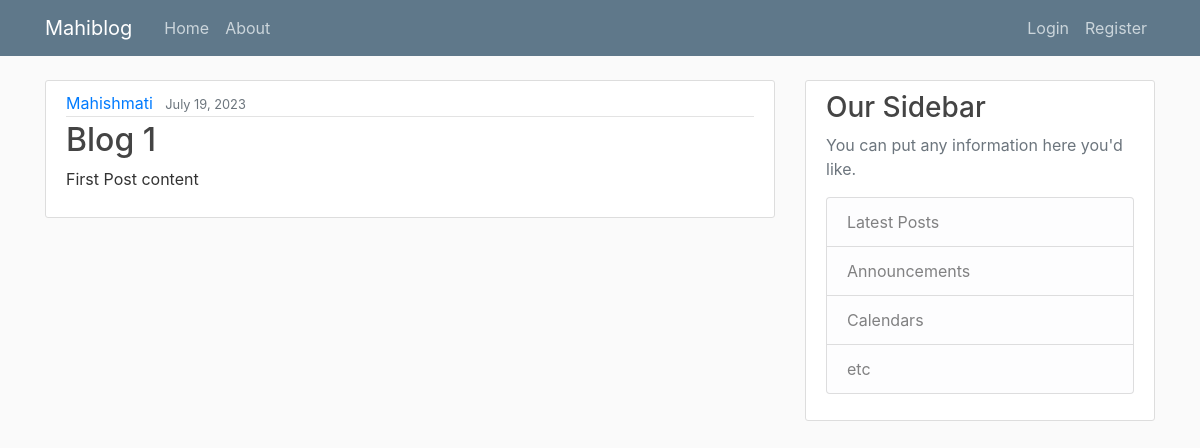
Page /Mahiblog/ on the earlier database version.
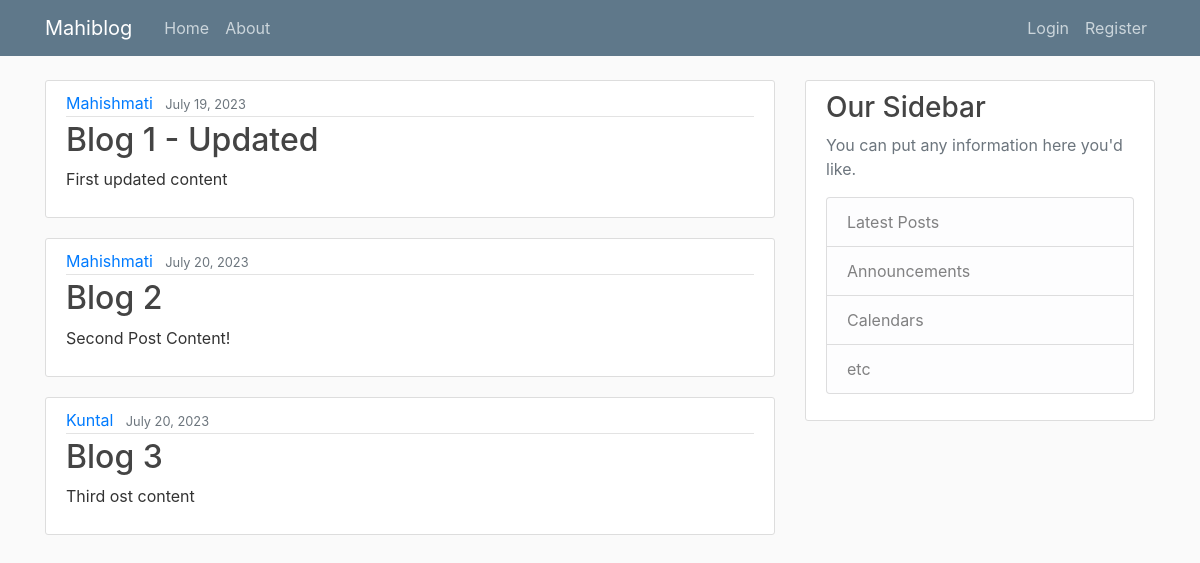
Same page on the later database version.
### Mahiblog/models.py (models this page shows, shortened)
class Post(models.Model):
    title = models.CharField(max_length = 100)
    content = models.TextField()
    date_posted = models.DateTimeField(default = timezone.now)
    author = models.ForeignKey(User, on_delete=models.CASCADE)

### Mahiblog/views.py (the view)
# urls.py: 2. Add a URL to urlpatterns:  path('', views.home, name='home')
def home(request):
    context = {
        'posts': Post.objects.all()
    }
    return render(request, 'Mahiblog/home.html', context)

### Mahiblog/templates/Mahiblog/home.html
{% extends 'Mahiblog/layout.html' %}
    {% block content %}
        {% for post in posts %}
            <article class="media content-section">
                <div class="media-body">
                <div class="article-metadata">
                    <a class="mr-2" href="#">{{ post.author }}</a>
                    <small class="text-muted">{{ post.date_posted|date:"F d, Y" }}</small>
                </div>
                <h2><a class="article-title" href="#">{{ post.title }}</a></h2>
                <p class="article-content">{{ post.content }}</p>
                </div>
            </article>
        {% endfor %}
    {% endblock content %}

### Mahiblog/templates/Mahiblog/layout.html (shortened to what this page needs)
{% load static %}
<!DOCTYPE html>
<html lang="en">
<head>
    <link rel="stylesheet" href="https://cdn.jsdelivr.net/npm/bootstrap@4.0.0/dist/css/bootstrap.min.css">
    <link rel = 'stylesheet' type = 'text/css' href = "{% static 'Mahiblog/main.css' %}">
</head>
<body>
    <header class="site-header">
        <nav class="navbar navbar-expand-md navbar-dark bg-steel fixed-top">
          <div class="container">
            <a class="navbar-brand mr-4" href="{% url 'Mahiblog_home' %}">Mahiblog</a>
            <div class="collapse navbar-collapse" id="navbarToggle">
              <div class="navbar-nav mr-auto">
                <a class="nav-item nav-link" href="{% url 'Mahiblog_home' %}">Home</a>
                <a class="nav-item nav-link" href="{% url 'Mahiblog_about' %}">About</a>
              </div>
              <div class="navbar-nav">
                <a class="nav-item nav-link" href="#">Login</a>
                <a class="nav-item nav-link" href="#">Register</a>
              </div>
            </div>
          </div>
        </nav>
      </header>
    <main role="main" class="container">
        <div class="row">
          <div class="col-md-8">
            {% block content %}{% endblock %}
          </div>
          <div class="col-md-4">
            <div class="content-section">
              <h3>Our Sidebar</h3>
              <p class='text-muted'>You can put any information here you'd like.
                <ul class="list-group">
                  <li class="list-group-item list-group-item-light">Latest Posts</li>
                  <li class="list-group-item list-group-item-light">Announcements</li>
                  <li class="list-group-item list-group-item-light">Calendars</li>
                  <li class="list-group-item list-group-item-light">etc</li>
                </ul>
              </p>
            </div>
          </div>
        </div>
      </main>
</body>
</html>

### Mahiblog/static/Mahiblog/main.css (style rules this page uses)
body { background: #fafafa; color: #333333; margin-top: 5rem; }
h1, h2, h3, h4, h5, h6 { color: #444444; }
ul { margin: 0; }
.bg-steel { background-color: #5f788a; }
.site-header .navbar-nav .nav-link { color: #cbd5db; }
.content-section { background: #ffffff; padding: 10px 20px; border: 1px solid #dddddd; border-radius: 3px; margin-bottom: 20px; }
.article-title { color: #444444; }
.article-content { white-space: pre-line; }
.article-metadata { padding-bottom: 1px; margin-bottom: 4px; border-bottom: 1px solid #e3e3e3 }

Differences in the rows shown:
changed Post: title "Blog 1" → "Blog 1 - Updated"; content "First Post content" → "First updated content"
added Post: author "Mahishmati", date_posted "July 20, 2023", title "Blog 2", content "Second Post Content!"
added Post: author "Kuntal", date_posted "July 20, 2023", title "Blog 3", content "Third ost content"
